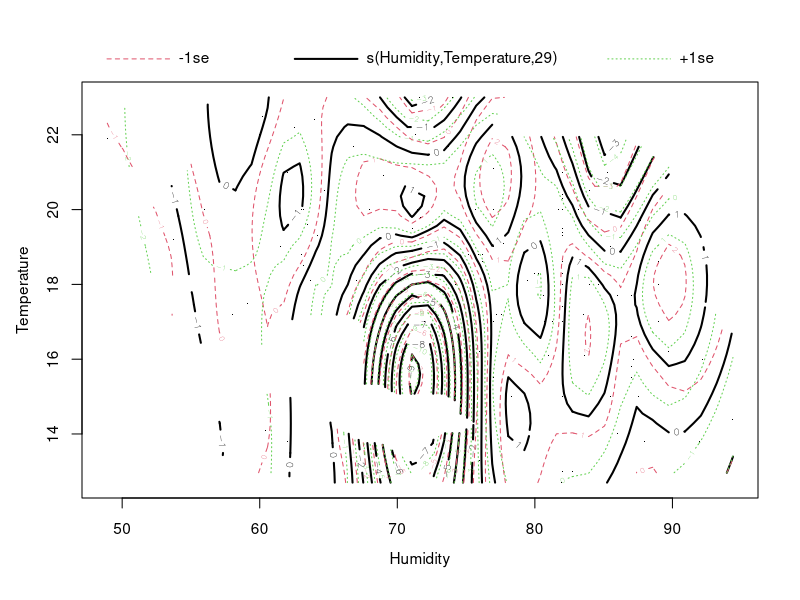
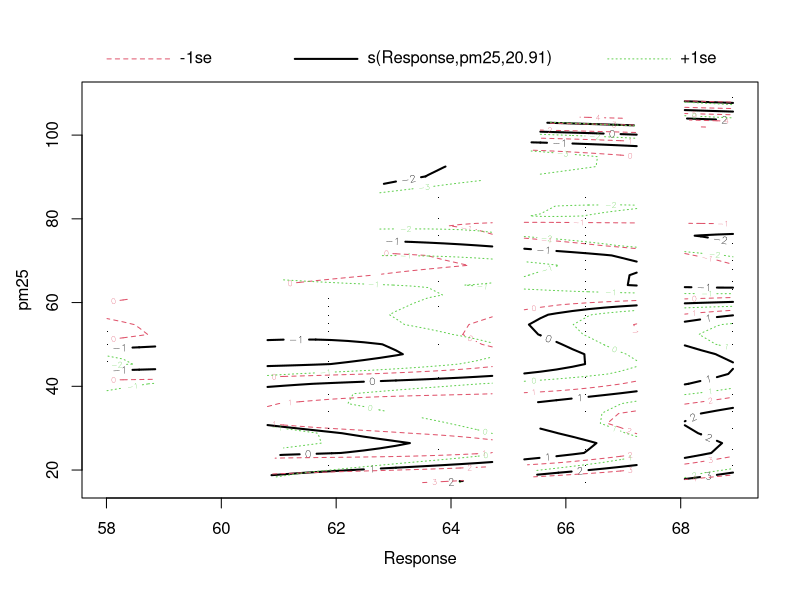
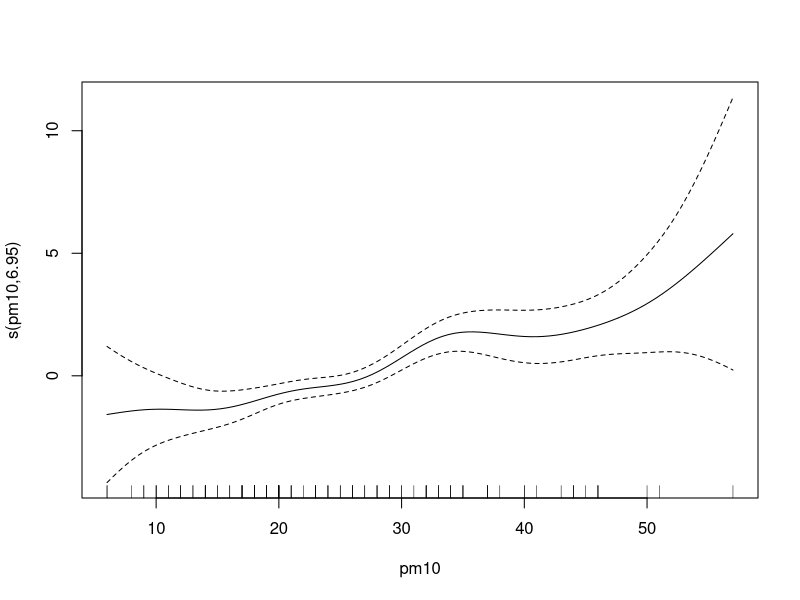
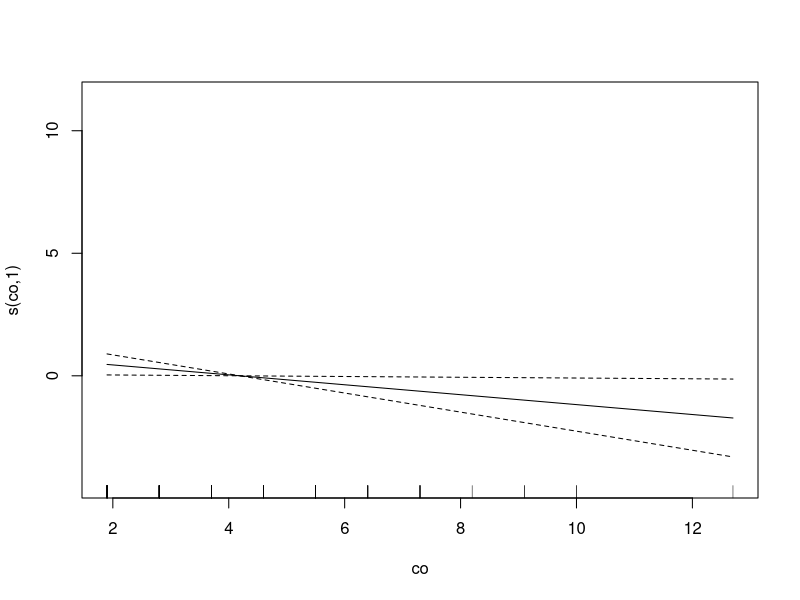
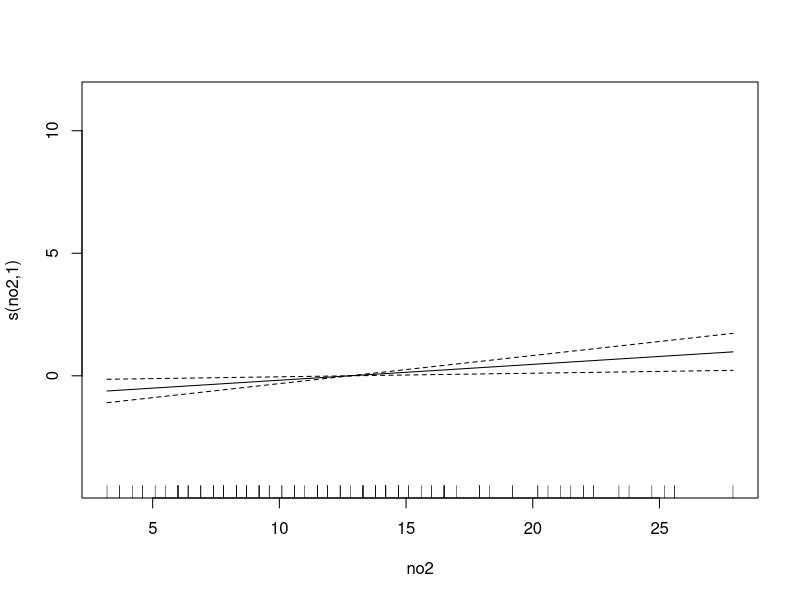
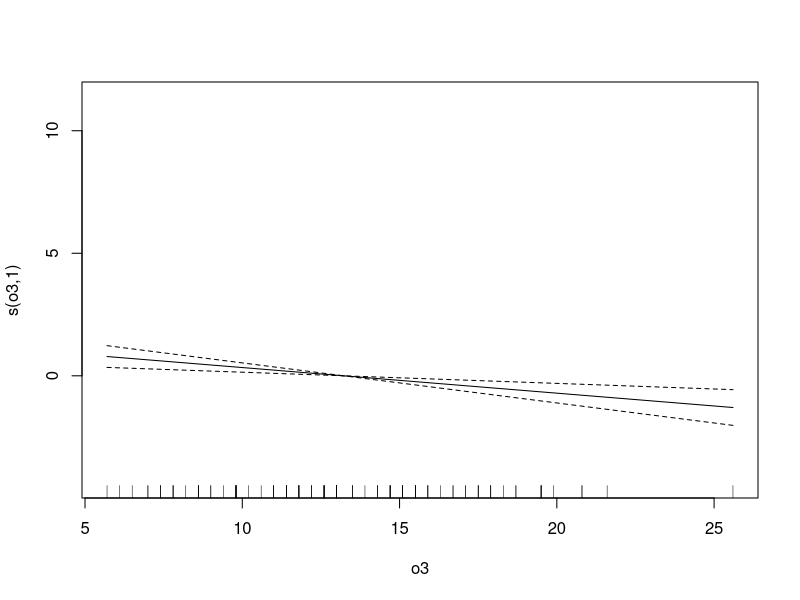

Write R code to recreate these figures, in order.
## ---- chunk 1
knitr::opts_chunk$set(echo = TRUE)
## ---- chunk 2
library(mgcv)
library(nlme)

sp_full <- read.csv("saopaulo_full.csv")
sp_full <- na.omit(sp_full)

infections.gam <- gam(Daily ~ s(Humidity, Temperature) + s(Response, pm25) + s(pm10) + s(co) + s(no2) + s(o3), family=gaussian(link="log"), data=sp_full)

plot(infections.gam)

summary(infections.gam)
